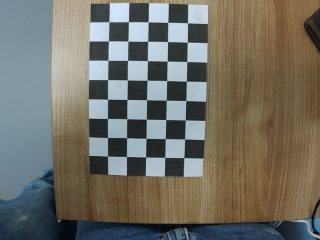
#> input picture calib_images/calib_01.jpg, 320 x 240 px; its folder holds 4 pictures in this run
$ python calibrate_camera.py
#> lines starting #> are read from the running program, lines starting #| are printed output that depends on the picture
import cv2, numpy as np, glob, os

PATTERN_SIZE = (8, 5)                       # igual que en la captura
IMAGES_GLOB  = "calib_images/*.jpg"
OUTPUT       = "config/camera_calibration.npz"
os.makedirs("config", exist_ok=True)

# Puntos 3D del tablero. Usamos cuadrados de tamaño 1: el tamaño real NO afecta
# la corrección de distorsión (solo importaría para medir distancias absolutas).
objp = np.zeros((PATTERN_SIZE[0]*PATTERN_SIZE[1], 3), np.float32)
objp[:, :2] = np.mgrid[0:PATTERN_SIZE[0], 0:PATTERN_SIZE[1]].T.reshape(-1, 2)

objpoints, imgpoints = [], []
criteria = (cv2.TERM_CRITERIA_EPS + cv2.TERM_CRITERIA_MAX_ITER, 30, 0.001)

images = sorted(glob.glob(IMAGES_GLOB))
print(f"Procesando {len(images)} imágenes...")
shape = None
for f in images:
    img = cv2.imread(f)
#> img is the input picture: shape (240, 320, 3); mean B, G, R 101, 110.7, 112.5
    gray = cv2.cvtColor(img, cv2.COLOR_BGR2GRAY)
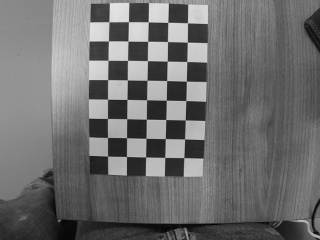
#> gray: shape (240, 320); min 4, max 230, mean 110.1
    shape = gray.shape[::-1]
#> shape = (320, 240)
    found, corners = cv2.findChessboardCorners(gray, PATTERN_SIZE, None)
#> found = True; corners = 40 rows, first 8: [112, 154], [107.5, 137.5], [107.5, 118.5], [107.5, 99.29], [107.6, 79.54], [108.1, 60.35], [108.5, 40.89], [108.9, 21.79]
    if found:
        corners = cv2.cornerSubPix(gray, corners, (11, 11), (-1, -1), criteria)
#> corners = 40 rows, first 8: [107.5, 156.1], [107.5, 137.5], [107.4, 118.5], [107.6, 99.25], [107.6, 79.54], [108, 60.33], [108.4, 40.83], [108.9, 21.73]
        objpoints.append(objp); imgpoints.append(corners)
        print(f"  ✓ {os.path.basename(f)}")
    else:
        print(f"  ✗ {os.path.basename(f)} (ignorada)")
#> pass 2 of the loop `for f in images:`:
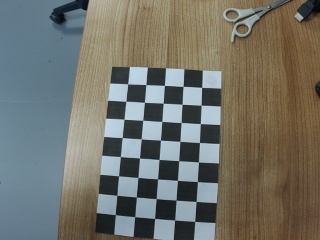
#> input picture calib_images/calib_02.jpg, 320 x 240 px
#> img is the input picture: shape (240, 320, 3); mean B, G, R 105.8, 114, 113.6
#> `gray = cv2.cvtColor(img, cv2.COLOR_BGR2GRAY)`:
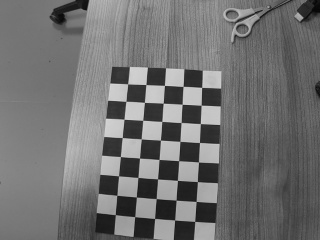
#> gray: shape (240, 320); min 5, max 215, mean 113
#> `found, corners = cv2.findChessboardCorners(gray, PATTERN_SIZE, None)`: corners = 40 rows, first 8: [115.4, 214.6], [116.8, 195.4], [118.5, 175.9], [120.4, 156.5], [122.3, 137.5], [124, 119.3], [125.9, 101.4], [127.6, 83.84]
#> `corners = cv2.cornerSubPix(gray, corners, (11, 11), (-1, -1), criteria)`: corners = 40 rows, first 8: [115.2, 214.6], [116.9, 195.3], [118.5, 175.8], [120.4, 156.6], [122.1, 137.5], [124, 119.2], [125.8, 101.3], [127.7, 83.86]
#> pass 3 of the loop `for f in images:`:
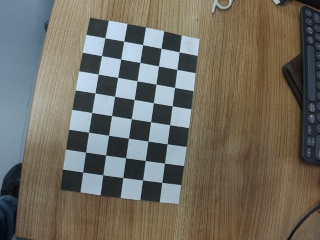
#> input picture calib_images/calib_03.jpg, 320 x 240 px
#> img is the input picture: shape (240, 320, 3); mean B, G, R 97.2, 107.7, 111.3
#> `gray = cv2.cvtColor(img, cv2.COLOR_BGR2GRAY)`:
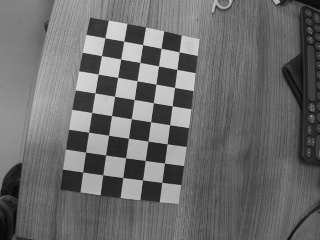
#> gray: shape (240, 320); min 4, max 221, mean 107.6
#> `found, corners = cv2.findChessboardCorners(gray, PATTERN_SIZE, None)`: corners = 40 rows, first 8: [86, 169], [85.48, 152.2], [88.54, 132.5], [91.51, 112.5], [95, 92.96], [98.49, 74.03], [101.5, 55.49], [104.7, 38.04]
#> `corners = cv2.cornerSubPix(gray, corners, (11, 11), (-1, -1), criteria)`: corners = 40 rows, first 8: [82.65, 172], [85.57, 152.2], [88.51, 132.2], [91.7, 112.5], [94.93, 92.82], [98.23, 74.09], [101.5, 55.6], [104.8, 37.8]
#> the loop made 4 passes; the first 3 are shown

print(f"\n{len(objpoints)} imágenes usables.")
if len(objpoints) < 10:
    print("⚠️ Pocas. Captura más fotos variadas y repite.")
    raise SystemExit
#> (the program exits here)
